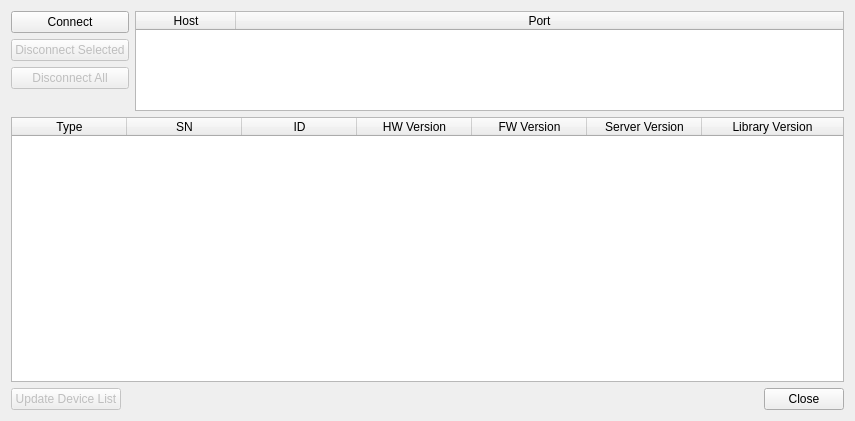
<?xml version="1.0" encoding="UTF-8"?>
<ui version="4.0">
 <class>MainWindow</class>
 <widget class="QMainWindow" name="MainWindow">
  <property name="geometry">
   <rect>
    <x>0</x>
    <y>0</y>
    <width>855</width>
    <height>421</height>
   </rect>
  </property>
  <property name="windowTitle">
   <string>DLN Device List</string>
  </property>
  <widget class="QWidget" name="centralWidget">
   <layout class="QVBoxLayout" name="verticalLayout_2">
    <item>
     <layout class="QHBoxLayout" name="horizontalLayout_2">
      <property name="sizeConstraint">
       <enum>QLayout::SetFixedSize</enum>
      </property>
      <item>
       <layout class="QVBoxLayout" name="verticalLayout">
        <item>
         <widget class="QPushButton" name="connectButton">
          <property name="text">
           <string>Connect</string>
          </property>
         </widget>
        </item>
        <item>
         <widget class="QPushButton" name="disconnectSelectedButton">
          <property name="enabled">
           <bool>false</bool>
          </property>
          <property name="text">
           <string>Disconnect Selected</string>
          </property>
         </widget>
        </item>
        <item>
         <widget class="QPushButton" name="disconnectAllButton">
          <property name="enabled">
           <bool>false</bool>
          </property>
          <property name="text">
           <string>Disconnect All</string>
          </property>
         </widget>
        </item>
        <item>
         <spacer name="verticalSpacer">
          <property name="orientation">
           <enum>Qt::Vertical</enum>
          </property>
          <property name="sizeType">
           <enum>QSizePolicy::Fixed</enum>
          </property>
          <property name="sizeHint" stdset="0">
           <size>
            <width>20</width>
            <height>20</height>
           </size>
          </property>
         </spacer>
        </item>
       </layout>
      </item>
      <item>
       <widget class="QTableWidget" name="serverList">
        <property name="sizePolicy">
         <sizepolicy hsizetype="Expanding" vsizetype="Fixed">
          <horstretch>0</horstretch>
          <verstretch>0</verstretch>
         </sizepolicy>
        </property>
        <property name="maximumSize">
         <size>
          <width>16777215</width>
          <height>100</height>
         </size>
        </property>
        <property name="baseSize">
         <size>
          <width>0</width>
          <height>0</height>
         </size>
        </property>
        <property name="editTriggers">
         <set>QAbstractItemView::NoEditTriggers</set>
        </property>
        <property name="tabKeyNavigation">
         <bool>false</bool>
        </property>
        <property name="showDropIndicator" stdset="0">
         <bool>false</bool>
        </property>
        <property name="dragDropOverwriteMode">
         <bool>false</bool>
        </property>
        <property name="selectionMode">
         <enum>QAbstractItemView::MultiSelection</enum>
        </property>
        <property name="selectionBehavior">
         <enum>QAbstractItemView::SelectRows</enum>
        </property>
        <property name="verticalScrollMode">
         <enum>QAbstractItemView::ScrollPerItem</enum>
        </property>
        <property name="sortingEnabled">
         <bool>true</bool>
        </property>
        <property name="cornerButtonEnabled">
         <bool>false</bool>
        </property>
        <property name="columnCount">
         <number>2</number>
        </property>
        <attribute name="horizontalHeaderCascadingSectionResizes">
         <bool>true</bool>
        </attribute>
        <attribute name="horizontalHeaderHighlightSections">
         <bool>false</bool>
        </attribute>
        <attribute name="horizontalHeaderShowSortIndicator" stdset="0">
         <bool>true</bool>
        </attribute>
        <attribute name="horizontalHeaderStretchLastSection">
         <bool>true</bool>
        </attribute>
        <attribute name="verticalHeaderVisible">
         <bool>false</bool>
        </attribute>
        <attribute name="verticalHeaderHighlightSections">
         <bool>false</bool>
        </attribute>
        <attribute name="verticalHeaderStretchLastSection">
         <bool>false</bool>
        </attribute>
        <column>
         <property name="text">
          <string>Host</string>
         </property>
        </column>
        <column>
         <property name="text">
          <string>Port</string>
         </property>
        </column>
       </widget>
      </item>
     </layout>
    </item>
    <item>
     <widget class="QTableWidget" name="deviceList">
      <property name="editTriggers">
       <set>QAbstractItemView::NoEditTriggers</set>
      </property>
      <property name="showDropIndicator" stdset="0">
       <bool>false</bool>
      </property>
      <property name="dragEnabled">
       <bool>false</bool>
      </property>
      <property name="dragDropOverwriteMode">
       <bool>false</bool>
      </property>
      <property name="selectionMode">
       <enum>QAbstractItemView::NoSelection</enum>
      </property>
      <attribute name="horizontalHeaderDefaultSectionSize">
       <number>115</number>
      </attribute>
      <attribute name="horizontalHeaderMinimumSectionSize">
       <number>115</number>
      </attribute>
      <attribute name="horizontalHeaderStretchLastSection">
       <bool>true</bool>
      </attribute>
      <column>
       <property name="text">
        <string>Type</string>
       </property>
      </column>
      <column>
       <property name="text">
        <string>SN</string>
       </property>
      </column>
      <column>
       <property name="text">
        <string>ID</string>
       </property>
      </column>
      <column>
       <property name="text">
        <string>HW Version</string>
       </property>
      </column>
      <column>
       <property name="text">
        <string>FW Version</string>
       </property>
      </column>
      <column>
       <property name="text">
        <string>Server Version</string>
       </property>
      </column>
      <column>
       <property name="text">
        <string>Library Version</string>
       </property>
      </column>
     </widget>
    </item>
    <item>
     <layout class="QHBoxLayout" name="horizontalLayout">
      <item>
       <widget class="QPushButton" name="updateDeviceListButton">
        <property name="enabled">
         <bool>false</bool>
        </property>
        <property name="text">
         <string>Update Device List</string>
        </property>
       </widget>
      </item>
      <item>
       <spacer name="horizontalSpacer">
        <property name="orientation">
         <enum>Qt::Horizontal</enum>
        </property>
        <property name="sizeHint" stdset="0">
         <size>
          <width>40</width>
          <height>20</height>
         </size>
        </property>
       </spacer>
      </item>
      <item>
       <widget class="QPushButton" name="closeButton">
        <property name="text">
         <string>Close</string>
        </property>
       </widget>
      </item>
     </layout>
    </item>
   </layout>
  </widget>
 </widget>
 <layoutdefault spacing="6" margin="11"/>
 <tabstops>
  <tabstop>connectButton</tabstop>
  <tabstop>disconnectSelectedButton</tabstop>
  <tabstop>disconnectAllButton</tabstop>
  <tabstop>serverList</tabstop>
  <tabstop>deviceList</tabstop>
  <tabstop>updateDeviceListButton</tabstop>
  <tabstop>closeButton</tabstop>
 </tabstops>
 <resources/>
 <connections>
  <connection>
   <sender>closeButton</sender>
   <signal>clicked()</signal>
   <receiver>MainWindow</receiver>
   <slot>close()</slot>
   <hints>
    <hint type="sourcelabel">
     <x>553</x>
     <y>333</y>
    </hint>
    <hint type="destinationlabel">
     <x>435</x>
     <y>332</y>
    </hint>
   </hints>
  </connection>
 </connections>
</ui>
